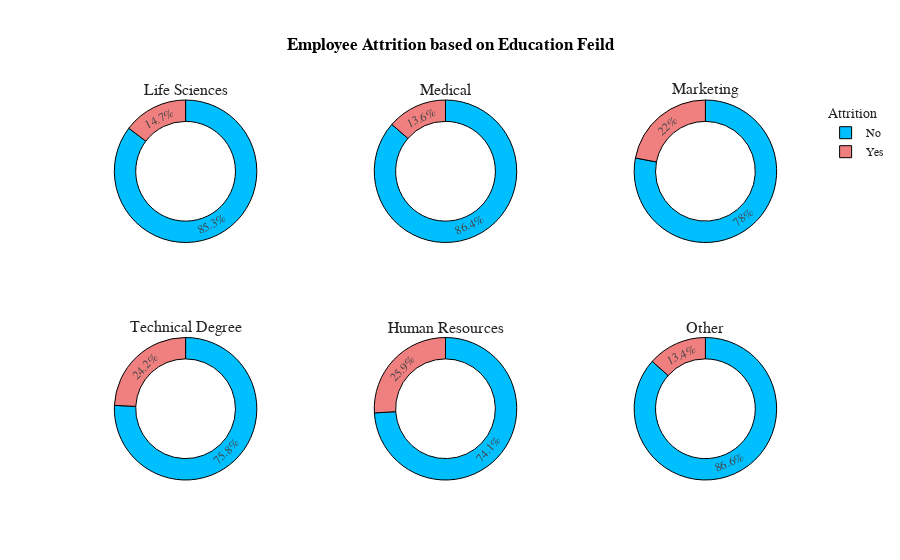

The notebook cell saved with this chart:
### Markdown cell above
<ul>
    <li><p>Employees who travels frequently has maximum Attrition rate </p></li>
    <li><p>Non-travel Employees has low Attrition rate. </p></li>
</ul>
<br>
<a id='ef'></a>
<div style="color:white;
            display:fill;
            border-radius:15px;
            background-color:white;
            font-size:110%;
            font-family:Verdana;
            letter-spacing:1px">
    <h3 style='padding: 10px;
              color:black;
               border:green;
               border-width:2.5px;
               border-style:solid;
              font-family: cursive;
              text-align:center;'>
        Employee Attrition based on Education Feild
    </h3>
    </div>
<br>
<a href='#top' style='text-decoration:none; font-family: cursive; '>Back to Top^</a><br>

### Code cell
bus=df.groupby(['EducationField','Attrition'],as_index=False)['Age'].count()
bus.rename(columns={'Age':'Count'},inplace=True)
fig=go.Figure()
fig = make_subplots(rows=2, cols=3, specs=[[{"type": "pie"}, {"type": "pie"}, {"type": "pie"}],[{"type": "pie"}, {"type": "pie"}, {"type": "pie"}]],subplot_titles=('Life Sciences', 'Medical','Marketing','Technical Degree','Human Resources','Other'))

fig.add_trace(go.Pie(values=bus[bus['EducationField']=='Life Sciences']['Count'],labels=bus[bus['EducationField']=='Life Sciences']['Attrition'],hole=0.7,marker_colors=['DeepSkyBlue','LightCoral'],name='Life Sciences',showlegend=False),row=1,col=1)
fig.add_trace(go.Pie(values=bus[bus['EducationField']=='Medical']['Count'],labels=bus[bus['EducationField']=='Medical']['Attrition'],hole=0.7,marker_colors=['DeepSkyBlue','LightCoral'],name='Medical',showlegend=False),row=1,col=2)
fig.add_trace(go.Pie(values=bus[bus['EducationField']=='Marketing']['Count'],labels=bus[bus['EducationField']=='Marketing']['Attrition'],hole=0.7,marker_colors=['DeepSkyBlue','LightCoral'],name='Marketing',showlegend=True),row=1,col=3)
fig.add_trace(go.Pie(values=bus[bus['EducationField']=='Technical Degree']['Count'],labels=bus[bus['EducationField']=='Technical Degree']['Attrition'],hole=0.7,marker_colors=['DeepSkyBlue','LightCoral'],name='Technical Degree',showlegend=False),row=2,col=1)
fig.add_trace(go.Pie(values=bus[bus['EducationField']=='Human Resources']['Count'],labels=bus[bus['EducationField']=='Human Resources']['Attrition'],hole=0.7,marker_colors=['DeepSkyBlue','LightCoral'],name='Human Resources',showlegend=False),row=2,col=2)
fig.add_trace(go.Pie(values=bus[bus['EducationField']=='Other']['Count'],labels=bus[bus['EducationField']=='Other']['Attrition'],hole=0.7,marker_colors=['DeepSkyBlue','LightCoral'],name='Other',showlegend=False),row=2,col=3)

fig.update_layout(title_x=0.5,template='simple_white',showlegend=True,legend_title_text="Attrition",title_text='<b style="color:black; font-size:100%;">Employee Attrition based on Education Feild',font_family="Times New Roman",title_font_family="Times New Roman")
fig.update_traces(marker=dict(line=dict(color='#000000', width=1)))

### Figure 1 — Plotly figure (JSON) as saved in the notebook; plotly's stock layout.template omitted (floating-point values rounded to 4 significant figures)
{"data": [{"domain": {"x": [0, 0.2889], "y": [0.625, 1]}, "hole": 0.7, "labels": ["No", "Yes"], "marker": {"colors": ["DeepSkyBlue", "LightCoral"], "line": {"color": "#000000", "width": 1}}, "name": "Life Sciences", "showlegend": false, "type": "pie", "values": [517, 89]}, {"domain": {"x": [0.3556, 0.6444], "y": [0.625, 1]}, "hole": 0.7, "labels": ["No", "Yes"], "marker": {"colors": ["DeepSkyBlue", "LightCoral"], "line": {"color": "#000000", "width": 1}}, "name": "Medical", "showlegend": false, "type": "pie", "values": [401, 63]}, {"domain": {"x": [0.7111, 1], "y": [0.625, 1]}, "hole": 0.7, "labels": ["No", "Yes"], "marker": {"colors": ["DeepSkyBlue", "LightCoral"], "line": {"color": "#000000", "width": 1}}, "name": "Marketing", "showlegend": true, "type": "pie", "values": [124, 35]}, {"domain": {"x": [0, 0.2889], "y": [0, 0.375]}, "hole": 0.7, "labels": ["No", "Yes"], "marker": {"colors": ["DeepSkyBlue", "LightCoral"], "line": {"color": "#000000", "width": 1}}, "name": "Technical Degree", "showlegend": false, "type": "pie", "values": [100, 32]}, {"domain": {"x": [0.3556, 0.6444], "y": [0, 0.375]}, "hole": 0.7, "labels": ["No", "Yes"], "marker": {"colors": ["DeepSkyBlue", "LightCoral"], "line": {"color": "#000000", "width": 1}}, "name": "Human Resources", "showlegend": false, "type": "pie", "values": [20, 7]}, {"domain": {"x": [0.7111, 1], "y": [0, 0.375]}, "hole": 0.7, "labels": ["No", "Yes"], "marker": {"colors": ["DeepSkyBlue", "LightCoral"], "line": {"color": "#000000", "width": 1}}, "name": "Other", "showlegend": false, "type": "pie", "values": [71, 11]}], "layout": {"annotations": [{"font": {"size": 16}, "showarrow": false, "text": "Life Sciences", "x": 0.1444, "xanchor": "center", "xref": "paper", "y": 1, "yanchor": "bottom", "yref": "paper"}, {"font": {"size": 16}, "showarrow": false, "text": "Medical", "x": 0.5, "xanchor": "center", "xref": "paper", "y": 1, "yanchor": "bottom", "yref": "paper"}, {"font": {"size": 16}, "showarrow": false, "text": "Marketing", "x": 0.8556, "xanchor": "center", "xref": "paper", "y": 1, "yanchor": "bottom", "yref": "paper"}, {"font": {"size": 16}, "showarrow": false, "text": "Technical Degree", "x": 0.1444, "xanchor": "center", "xref": "paper", "y": 0.375, "yanchor": "bottom", "yref": "paper"}, {"font": {"size": 16}, "showarrow": false, "text": "Human Resources", "x": 0.5, "xanchor": "center", "xref": "paper", "y": 0.375, "yanchor": "bottom", "yref": "paper"}, {"font": {"size": 16}, "showarrow": false, "text": "Other", "x": 0.8556, "xanchor": "center", "xref": "paper", "y": 0.375, "yanchor": "bottom", "yref": "paper"}], "autosize": true, "font": {"family": "Times New Roman"}, "legend": {"title": {"text": "Attrition"}}, "showlegend": true, "title": {"font": {"family": "Times New Roman"}, "text": "<b style=\"color:black; font-size:100%;\">Employee Attrition based on Education Feild", "x": 0.5}}}
